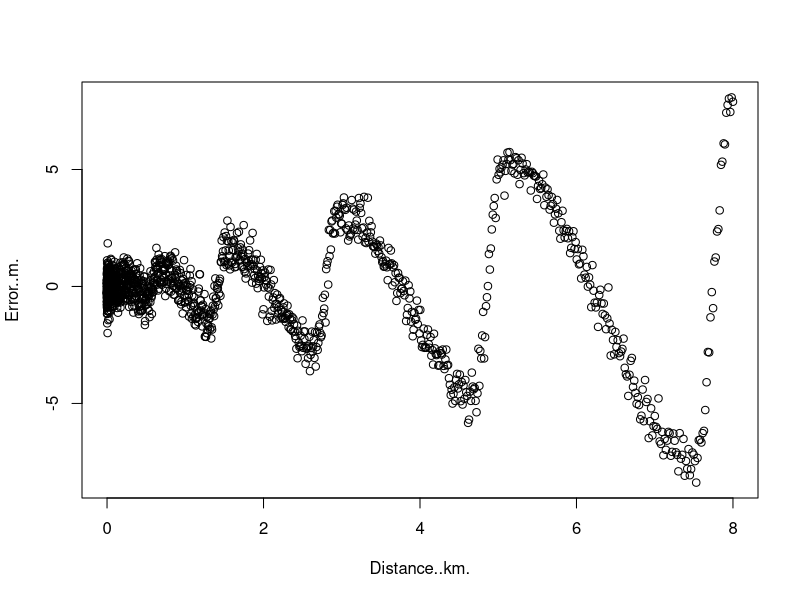

Write the R code that produced this figure. (Note: this script raises an error after producing the figure.)
## ---- chunk 1
knitr::opts_chunk$set(echo = TRUE)
setwd("~/Desktop/githubbahubba/CSUF/spring 2024/MATH 536/Exam1")
## ---- chunk 2
# import data
data <- read.csv("exam1.csv",head = T)
attach(data)
Distance..km. -> x
Error..m. -> y
plot(Distance..km.,Error..m.)
## ---- chunk 3
# begin bootstrapping
# set initials
Y <- matrix(0,ncol = 3, nrow = 10001)
set.seed(315429687)
#begin loop
for (it in 1:10001){
# bootstrap x values
BS.x <- sample(x,n,replace = T)
n.BS <- length(BS.x)

# compute the BS.yhat to find BS.y
BSyhat = rep(0,n.BS)
for (i in 1:n.BS){
  BSyhat[i] <- sum(exp(-.5 * ((BS.x[i] - x) / h)^2) * y) / sum(exp(-.5 * ((BS.x[i] - x) / h)^2))
}
BS.y <- BSyhat + sample(resid,n,replace=T)

# Plug x1 = 10 into the new model and store result
# we cannot plug in x = 10 as it is out of range but we can get the max(x)
x1 = max(x)
Y[it,1] = sum(exp(-.5 * ((x1 - BS.x) / h)^2) * BS.y) / sum(exp(-.5 * ((x1 - BS.x) / h)^2))
 
# Plug x1 = 1 into the new model and store result
x1 = 1
Y[it,2] = sum(exp(-.5 * ((x1 - BS.x) / h)^2) * BS.y) / sum(exp(-.5 * ((x1 - BS.x) / h)^2))

# Plug x1 = 1 into the new model and store result
x1 = 0.1
Y[it,3] = sum(exp(-.5 * ((x1 - BS.x) / h)^2) * BS.y) / sum(exp(-.5 * ((x1 - BS.x) / h)^2))
}
# name columns in Y
# names(Y) = c("x=max(x)","x=1","x=0.1")

# histograms of new data
hist(Y[,1],breaks = 50)
hist(Y[,2],breaks = 50)
hist(Y[,3],breaks = 50)
## ---- chunk 4
# form the cutoffs 
#cutoff function
cut <- function(v,i){
 if(i == "up"){
 return(quantile(v,.975))
 } else {
 return(quantile(v,.025))
 }
}

# conf.interval for x=max(x)
CImax = c(cut(Y[,1],"lo"),cut(Y[,1],"up"))
CImax
# conf.interval for x=1
CI_1 = c(cut(Y[,2],"lo"),cut(Y[,2],"up"))
CI_1
# conf.interval for x=0.1
CI_0.1 = c(cut(Y[,3],"lo"),cut(Y[,3],"up"))
CI_0.1

